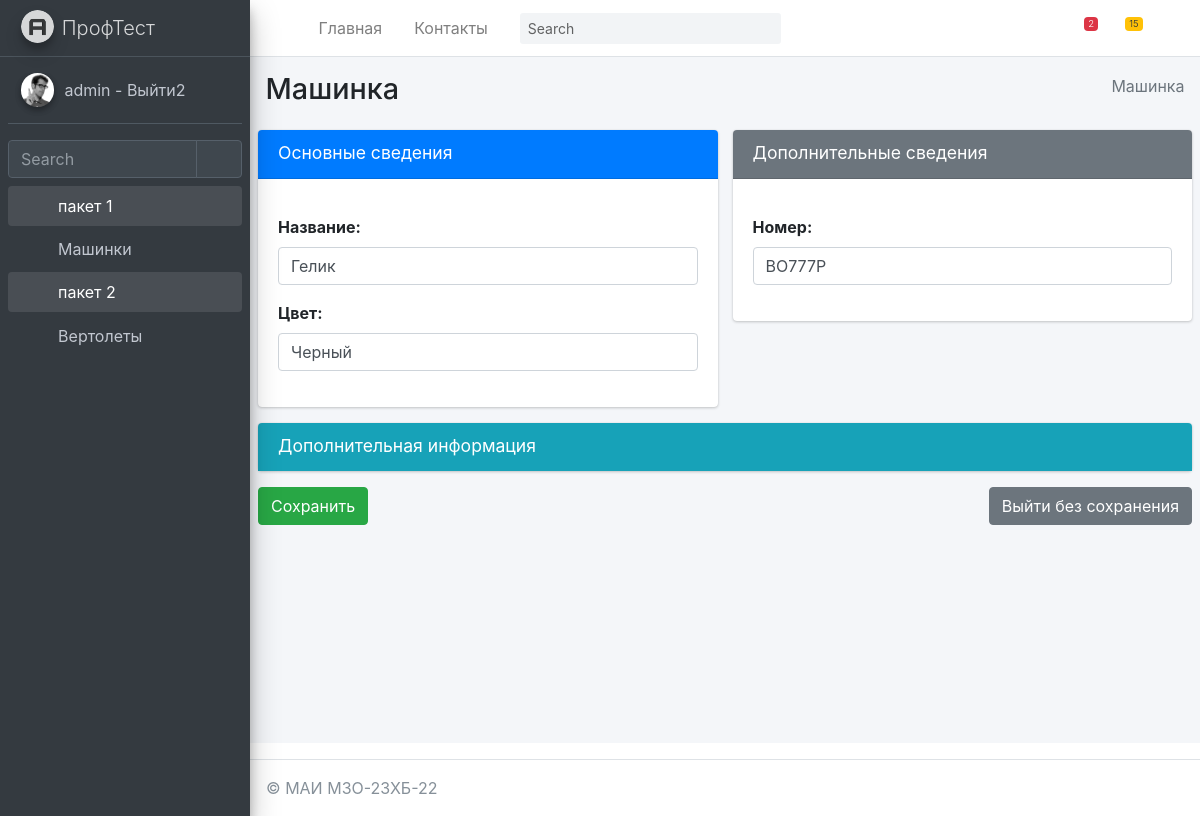
The page /car/mycar/update/1/ (signed in) on the database its author committed.
### mysite/car/models.py (models this page shows, shortened)
class Forlog(models.Model):
    created_at = models.DateTimeField(auto_now_add=True,  verbose_name='Создано')
    updated_at = models.DateTimeField(auto_now=True, verbose_name='Обновлено')
    edesc = models.TextField(blank=True, null=True, verbose_name='Комментарий')
    erem = models.BooleanField(default=False, verbose_name='Удалить?')
    class Meta:
        abstract = True

class MyCar(Forlog):
    name = models.CharField(max_length=255, blank=False, null= False, default="Машинка", verbose_name="Название")
    color = models.CharField(max_length=255, blank=False, null = False, default="Черный", verbose_name="Цвет")
    nomb = models.CharField(max_length=255, blank=False, null = False, default="TO123P", verbose_name="Номер")
    class Meta:
        verbose_name = 'Машинка'
        verbose_name_plural = 'Машинки'
        ordering = ['id']

### mysite/car/views.py (the view)
# urls.py: path('mycar/update/<int:pk>/', MyCarUpdate.as_view(), name='MyCarUpdate'),
@method_decorator(login_required(login_url='/login/'), name='dispatch')
class MyCarUpdate(UpdateView):
	model = MyCar
	template_name_suffix = '_update_form'
	fields = '__all__'
	success_url = '/car/mycar/'
	def get_context_data(self, *, object_list=None, **kwargs):
		context = super(MyCarUpdate,self).get_context_data(**kwargs)
		context['sometry'] = self.model._meta.verbose_name
		context['slovar'] = {'name','color'}
		context['secslovar'] = {'nomb'}
		context['hidenslovar'] = {'id'}
		context['dopslovar'] = {'updated_at','erem','edesc','created_at'}
		context['model'] = self.model
		return context

### mysite/car/templatetags/car_tags.py (called while the page is built)
@register.filter(name='addclassrow')
def addclassrow(field, class_attr):
    rowcol = '3'
    return field.as_widget(attrs={'class': class_attr, 'rows': rowcol })

@register.simple_tag
def my_save():
    return "Сохранить"

@register.simple_tag
def my_notsave():
    return "Выйти без сохранения"

### mysite/car/templates/car/mycar_update_form.html (shortened to what this page needs)
{% extends 'car/base.html' %}
{% load car_tags %}
{% block content %}
    <div class="content-wrapper">
        {% block sidebar %}
            {% include 'car/includes/_breadcrumb.html' %}
        {% endblock %}
        <section class="content">
            <form method="post" enctype="multipart/form-data">
                <div class="row">
                    <div class="col-md-6">
                        <div class="card card-primary">
                            <div class="card-header">
                                <h3 class="card-title">Основные сведения</h3>
                                <div class="card-tools">
                                    <button type="button" class="btn btn-tool" data-card-widget="collapse"
                                            title="Collapse">
                                        <i class="fas fa-minus"></i>
                                    </button>
                                </div>
                            </div>
                            <div class="card-body">
                                {% for field in form %}
                                    <div class="form-group">
                                        {% if field.name in slovar %}
                                            {{ field.label_tag }}
                                            {{ field | addclassrow:"form-control " }}
                                        {% endif %}
                                    </div>
                                {% endfor %}
                            </div>
                        </div>
                    </div>
                    <div class="col-md-6">
                        <div class="card card-secondary">
                            <div class="card-header">
                                <h3 class="card-title">Дополнительные сведения</h3>
                                <div class="card-tools">
                                    <button type="button" class="btn btn-tool" data-card-widget="collapse"
                                            title="Collapse">
                                        <i class="fas fa-minus"></i>
                                    </button>
                                </div>
                            </div>
                            <div class="card-body">
                                {% for field in form %}
                                    <div class="form-group">
                                        {% if field.name in secslovar %}
                                            {{ field.label_tag }}
                                            {{ field | addclassrow:"form-control " }}
                                        {% endif %}
                                    </div>
                                {% endfor %}
                            </div>
                        </div>
                    </div>
                </div>
                <div class="row">
                    <div class="col-12">
                        <div class="card card-info collapsed-card">
                            <div class="card-header">
                                <h3 class="card-title">Дополнительная информация</h3>
                                <div class="card-tools">
                                    <button type="button" class="btn btn-tool" data-card-widget="collapse"
                                            title="Collapse">
                                        <i class="fas fa-plus"></i>
                                    </button>
                                </div>
                            </div>
                        </div>
                    </div>
                </div>
                <div class="row">
                    <div class="col-12">
                        <a href="{% url 'car:MyCar' %}" class="btn btn-secondary float-right">
                            {% my_notsave %}</a>
                        <input type="submit" value="{% my_save %}" class="btn btn-success ">
                    </div>
                </div>
            </form>
        </section>
    </div>
{% endblock content %}

### mysite/templates/includes/full_sidebar.html
<aside class="main-sidebar sidebar-dark-primary elevation-4">
    <a href="/" class="brand-link">
        <img src="{{ ASSETS_ROOT }}/img/AdminLTELogo.png" alt="AdminLTE Logo" class="brand-image img-circle elevation-3"
             style="opacity: .8">
        <span class="brand-text font-weight-light">ПрофТест</span>
    </a>
    <div class="sidebar">
        <div class="user-panel mt-3 pb-3 mb-3 d-flex">
            <div class="image">
                <img src="{{ ASSETS_ROOT }}/img/user2-160x160.jpg" class="img-circle elevation-2" alt="User Image">
            </div>
            <div class="info">
                <a href="{% url 'logout' %}" class="d-block">
                    {{ request.user.username }} - Выйти2
                </a>
            </div>
        </div>
        <div class="form-inline">
            <div class="input-group" data-widget="sidebar-search">
                <input class="form-control form-control-sidebar" type="search" placeholder="Search" aria-label="Search">
                <div class="input-group-append">
                    <button class="btn btn-sidebar">
                        <i class="fas fa-search fa-fw"></i>
                    </button>
                </div>
            </div>
        </div>
        <nav class="mt-2">
            <ul class="nav nav-pills nav-sidebar flex-column" data-widget="treeview" role="menu" data-accordion="false">
                {% for item1 in SIDEBAR %}
                    <li class="nav-item {% if 'children' in item1 %} has-treeview menu-is-opening menu-open {% endif %}">
                    <a href="{% if 'children' in item1 %}#{% else %}{{ item1.url }}{% endif %}" class="nav-link">
                        <i class="nav-icon fas fa-circle {{ item1.color }}"></i>
                        <p>
                            {{ item1.name }}
                            {% if 'children' in item1 %}<i class="right fas fa-angle-left"></i>{% endif %}
                        </p>
                    </a>
                    <ul class="nav nav-treeview">
                    {% if 'children' in item1 %}
                        {% for item2 in item1.children %}
                            <li class="nav-item">
                                <a href="{{ item2.url }}" class="nav-link">
                                    <i class="far fa-circle nav-icon"></i>
                                    <p>{{ item2.name }}</p>
                                </a>
                            </li>
                        {% endfor %}
                    {% endif %}
                    </ul>
                    </li>
                {% endfor %}
            </ul>
        </nav>
    </div>
</aside>

### rows shown on the page
MyCar: name "Гелик" "Черный", nomb "BO777P"

### other values the page prints
{{ request.user.username }} "admin"
{{ item1.name }} "пакет 1" "пакет 2"
{{ item2.name }} "Машинки" "Вертолеты"
{{ sometry }} "Машинка"
{{ field.label_tag }} "Название:" "Цвет:"
{{ field.label_tag }} "Номер:"
